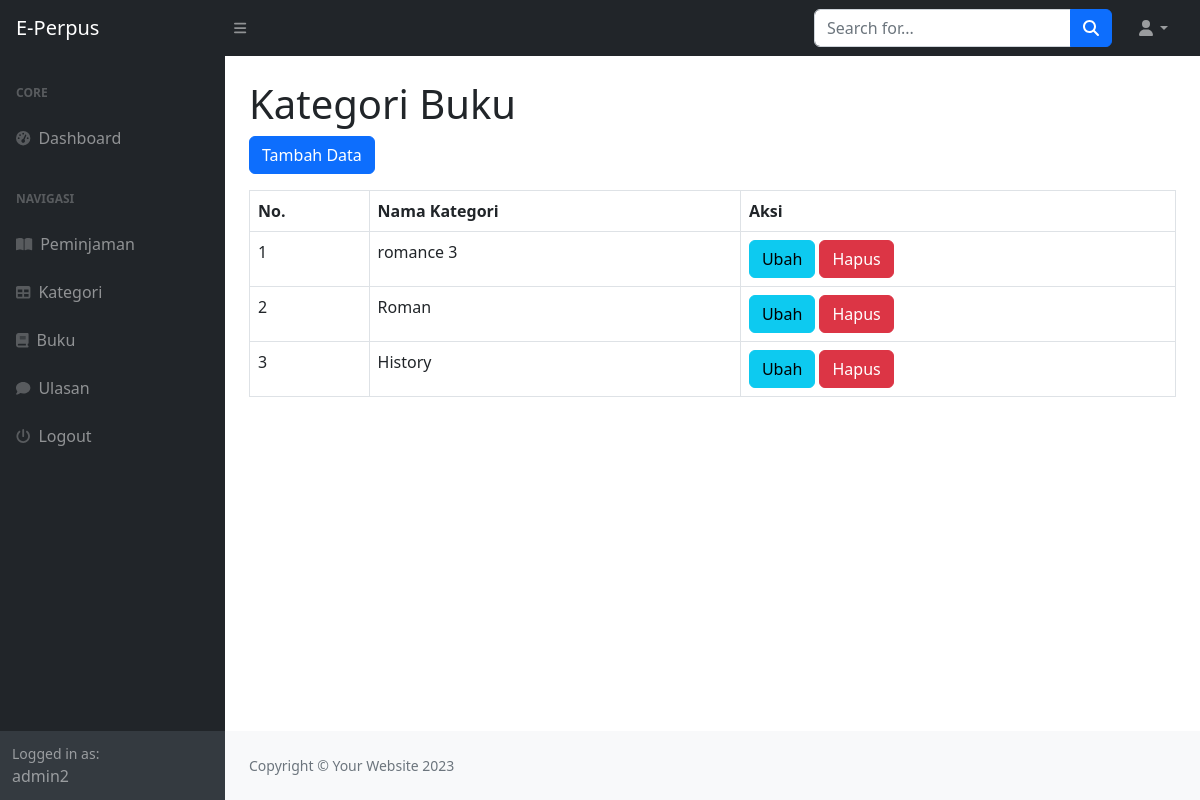
/index.php?page=kategori (signed in), run on the app's committed database.
### tables this page shows
CREATE TABLE `kategori` (
  `id_kategori` int(11) NOT NULL,
  `kategori` varchar(255) NOT NULL
);

### kategori.php (the view)
<h1 class="mt-4">Kategori Buku</h1>
<div class="row mb-3">
    <div class="col-md-12">
        <?php if ($_SESSION['user']['level'] == 'admin') : ?>
            <a href="?page=kategori_tambah" class="btn btn-primary">Tambah Data</a>
        <?php endif; ?>
    </div>
</div>
<div class="row">
    <div class="col-md-12">
        <table class="table table-bordered" id="dataTable" width="100%" cellspacing="0">
            <tr>
                <th>No.</th>
                <th>Nama Kategori</th>
                <?php if ($_SESSION['user']['level'] == 'admin') : ?>
                    <th>Aksi</th>
                <?php endif; ?>
            </tr>
            <?php
                $i=1;
                $query = mysqli_query($koneksi, "SELECT * FROM kategori");
                while ($data = mysqli_fetch_array($query)) :
            ?>
            <tr>
                <td><?= $i++; ?></td>
                <td><?= $data['kategori']; ?></td>
                <?php if ($_SESSION['user']['level'] == 'admin') : ?>
                    <td>
                        <a href="?page=kategori_ubah&&id=<?= $data['id_kategori']?>" class="btn btn-info">Ubah</a>
                        <a onclick="return confirm('Apakah anda yakin menghapus data ini')" href="?page=kategori_hapus&&id=<?= $data['id_kategori']?>" class="btn btn-danger">Hapus</a>
                    </td>
                <?php endif; ?>
            </tr>
            <?php endwhile; ?>
        </table>
    </div>
</div>

### data on the page
kategori: kategori "romance 3"
kategori: kategori "Roman"
kategori: kategori "History"

### other printed values
$_SESSION['user']['nama'] "admin2"
